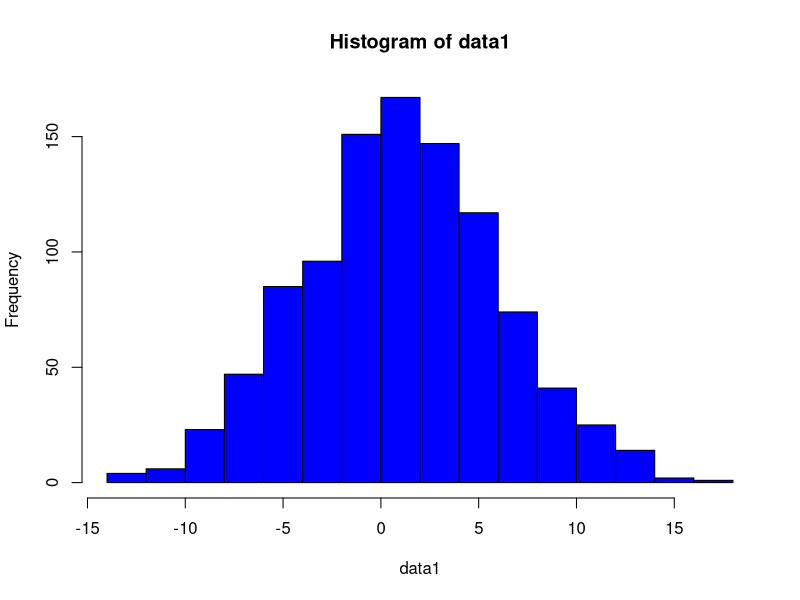
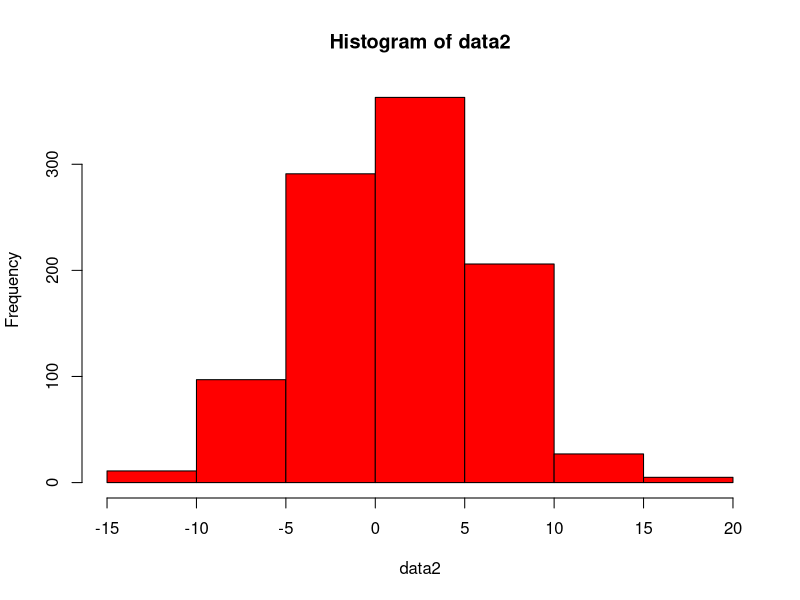

R code for these plots, in order:
## ---- chunk 1
set.seed(123)  
samplesize <- 1000
mean1 <- 1
mean2 <- 1
sd1 <- 5
sd2 <- 5
data1 <- rnorm(n = samplesize, mean = mean1, sd = sd1)
data2 <- rnorm(n = samplesize, mean = mean2, sd = sd2)

bins <- floor(log2(samplesize)) + 1     #num of bins
m_counts <- table(cut(data1, breaks = bins))
n_counts <- table(cut(data2, breaks = bins))
mi <- as.vector(m_counts)
ni <- as.vector(n_counts)

# bins_data1 <- cut(data1, breaks = bins, include.lowest = TRUE)
# bins_data2 <- cut(data2, breaks = bins, include.lowest = TRUE)
# print(tapply(data1, bins_data1, list))
# print(tapply(data2, bins_data2, list))

# max_value <- max(c(data1, data2))
# min_value <- min(c(data1, data2))
# bin_width <- (max_value - min_value) / bins
# breaks <- seq(min_value, max_value, by = bin_width)
# 
# lower_bounds <- breaks[-length(breaks)]
# upper_bounds <- breaks[-1]

L1 <- c(-13.1, -10,  -7,   -3.97 , -0.947, 2.08,  5.1, 8.13,  11.2,  14.2)
U1 <- c(-10,   -7,  -3.97, -0.947,  2.08 , 5.1, 8.13,  11.2,  14.2,  17.2)

 L2 <- c(-14.3, -11,  -7.8,   -4.58 , -1.36, 1.86,  5.08, 8.29,  11.5,  14.7)
U2 <- c(-11,   -7.8,  -4.58, -1.36,  1.86 , 5.08, 8.29,  11.5,  14.7,  18)    #(1,5)

# L2 <- c(-20.5, -14,  -7.6,   -1.16 , 5.27, 11.7,  18.2, 24.6,  31,  37.5)
# U2 <- c(-14,   -7.6,  -1.16,  5.27,  11.7 , 18.2, 24.6,  31,  37.5,  44)    #(10,10)

hist(data1, col = "blue", right = FALSE)

hist(data2, col = "red", right = FALSE)
## ---- chunk 2
lambda1 <- c()
lambda2 <- c()
pois <- c()
likelihood <- 1

log_likeli <- 0

joint_poisson_log_likelihood <- function(params, data1, data2) {
  mu <- params[1]
  sigma <- params[2]
  S <- params[3]

   for (i in 1:length(bins)) {

    lambda1[i] <- dnorm(x = (L1[i]+U1[i])/2, mean = mu, sd = sigma)
    lambda2[i] <- lambda1[i] * S
    log_likeli <- log_likeli + (mi[i]*lambda1[i] - lambda1[i] - log(factorial(mi[i])) 
                              + ni[i]*lambda2[i] - lambda2[i] - log(factorial(ni[i])))
  }
  
  return(-log_likeli)
}

initial_params <- c(mu = 1, sigma = 5, S = 1)
lower_bounds <- c(-Inf, 1e-6, 1e-6)

optim_result <- optim(initial_params, fn = joint_poisson_log_likelihood, data1=data1, data2=data2, method='L-BFGS-B', lower = lower_bounds)

min_log_likelihood0 <- -optim_result$value
mu_estimate <- optim_result$par[1]
sigma_estimate <- optim_result$par[2]
S_estimate <- optim_result$par[3]

cbind(min_log_likelihood0, mu_estimate, sigma_estimate, S_estimate)

## ---- chunk 3
lambda1 <- c()
lambda2 <- c()
pois <- c()
likelihood <- 1
log_likeli <- 0

joint_poisson_log_likelihood <- function(params, data1, data2) {
  mu1 <- params[1]
  sigma1 <- params[2]
  mu2 <- params[3]
  sigma2 <- params[4]
  
  
  for (i in 1:length(mi)) {
   lambda1[i] <- dnorm(x = (L1[i]+U1[i])/2, mean = mu1, sd = sigma1)
     lambda2[i] <- dnorm(x = (L2[i]+U2[i])/2, mean = mu2, sd = sigma2)
    log_likeli <- log_likeli + mi[i]*lambda1[i] - lambda1[i] - log(lfactorial(mi[i])) 
                                + ni[i]*lambda2[i] - lambda2[i] - log(lfactorial(ni[i]))
  }
  
  return(-log_likeli)
}

initial_params <- c(mu1 = mean1, sigma1 = sd1, mu2 = mean2, sigma2 = sd2)
lower_bounds <- c(-Inf, 1e-6, -Inf,1e-6, 1e-6)

optim_result <- optim(initial_params, joint_poisson_log_likelihood, data1=data1, data2=data2, 
                      method='L-BFGS-B', lower = lower_bounds)

min_log_likelihood1 <- -optim_result$value
mu1_estimate <- optim_result$par[1]
sigma1_estimate <- optim_result$par[2]
mu2_estimate <- optim_result$par[3]
sigma2_estimate <- optim_result$par[4]

cbind(-optim_result$value, mu1_estimate, sigma1_estimate, mu2_estimate,sigma2_estimate )



min_log_likelihood1/ min_log_likelihood0  #Bayes factor
